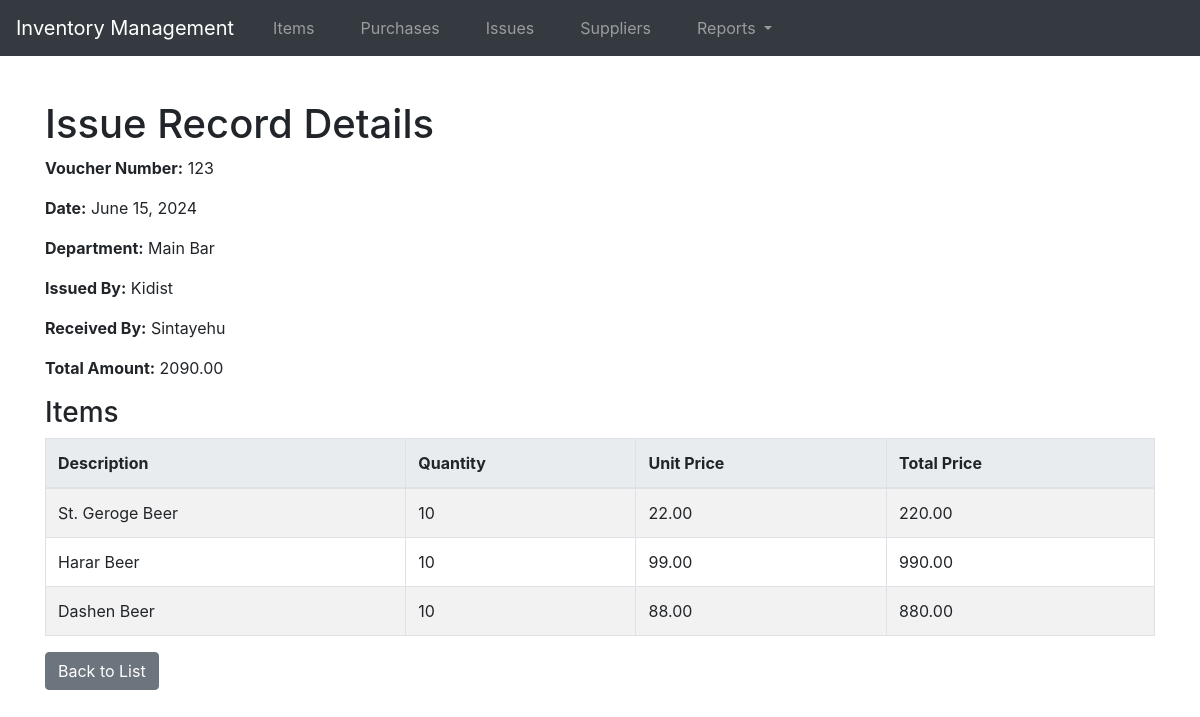
The page /issue-records/3/ on the database its author committed.
### store/models.py (models this page shows, shortened)
class IssueRecord(models.Model):
    date = models.DateField(default=timezone.now)
    department = models.CharField(max_length=255, db_index=True)
    issued_by = models.CharField(max_length=100)
    received_by = models.CharField(max_length=100)
    voucher_number = models.CharField(max_length=50, unique=True, null=True, db_index=True)
    total_value = models.DecimalField(max_digits=15, decimal_places=2, default=0.0)

class IssueRecordItem(models.Model):
    issue_record = models.ForeignKey(IssueRecord, related_name='items', on_delete=models.CASCADE, db_index=True)
    item = models.ForeignKey(Item, on_delete=models.CASCADE, db_index=True)
    quantity = models.PositiveIntegerField()
    unit_price = models.DecimalField(max_digits=10, decimal_places=2)
    total_price = models.DecimalField(max_digits=10, decimal_places=2)

class Item(models.Model):
    CATEGORY_CHOICES = [
        ('Beverage', 'Beverage'),
        ('Food Provision', 'Food Provision'),
        ('Sanitary', 'Sanitary'),
        ('Maintenance', 'Maintenance'),
        ('Service Aid', 'Service Aid'),
        ('Stationary', 'Stationary'),
        ('Sundry', 'Sundry'),
        ('Fresh Baazar', 'Fresh Baazar'),
    ]
    UNIT_OF_MEASUREMENT_CHOICES = [
        ('Piece', 'Piece'),
        ('Kilogram', 'Kilogram'),
        ('Gram', 'Gram'),
        ('Liter', 'Liter'),
        ('Milliliter', 'Milliliter'),
        ('Bottle', 'Bottle'),
        ('Crate', 'Crate'),
        ('Pack', 'Pack'),
        ('Box', 'Box'),
        ('Bag', 'Bag'),
        ('Dozen', 'Dozen'),
        ('Meter', 'Meter'),
        ('Centimeter', 'Centimeter'),
        ('Square Meter', 'Square Meter'),
        ('Cubic Meter', 'Cubic Meter'),
    ]
    description = models.CharField(max_length=255, db_index=True)
    category = models.CharField(max_length=50, choices=CATEGORY_CHOICES, db_index=True)
    unit_of_measurement = models.CharField(max_length=50, choices=UNIT_OF_MEASUREMENT_CHOICES)
    current_unit_price = models.DecimalField(max_digits=10, decimal_places=2)
    stock_balance = models.IntegerField()
    minimum_stock = models.IntegerField()

### store/views.py (the view)
# urls.py: path('issue-records/<int:pk>/', views.issue_record_detail, name='issue_record_detail'),
def issue_record_detail(request, pk):
    issue_record = get_object_or_404(IssueRecord, pk=pk)
    issue_record_items = IssueRecordItem.objects.filter(issue_record=issue_record)
    return render(request, 'store/issue_record_detail.html', {'issue_record': issue_record, 'issue_record_items': issue_record_items})

### store/templates/store/issue_record_detail.html (shortened to what this page needs)
{% extends 'base.html' %}
{% block content %}
<h1>Issue Record Details</h1>
<p><strong>Voucher Number:</strong> {{ issue_record.voucher_number }}</p>
<p><strong>Date:</strong> {{ issue_record.date }}</p>
<p><strong>Department:</strong> {{ issue_record.department }}</p>
<p><strong>Issued By:</strong> {{ issue_record.issued_by }}</p>
<p><strong>Received By:</strong> {{ issue_record.received_by }}</p>
<p><strong>Total Amount:</strong> {{ issue_record.total_value }}</p>
<h3>Items</h3>
<table class="table table-striped">
    <thead>
        <tr>
            <th>Description</th>
            <th>Quantity</th>
            <th>Unit Price</th>
            <th>Total Price</th>
        </tr>
    </thead>
    <tbody>
        {% for item in issue_record.items.all %}
        <tr>
            <td>{{ item.item.description }}</td>
            <td>{{ item.quantity }}</td>
            <td>{{ item.unit_price }}</td>
            <td>{{ item.total_price }}</td>
        </tr>
        {% endfor %}
    </tbody>
</table>
<a href="{% url 'issue_record_list' %}" class="btn btn-secondary">Back to List</a>
{% endblock %}

### store/static/css/style.css (style rules this page uses)
body { font-family: Arial, sans-serif; margin: 0; padding: 0; background-color: #f8f9fa; }
table { width: 100%; border-collapse: collapse; margin-bottom: 20px; }
table, th, td { border: 1px solid #dee2e6; }
th, td { padding: 8px; text-align: left; }
th { background-color: #e9ecef; }
a { color: #007bff; text-decoration: none; }

### rows shown on the page
IssueRecord: voucher_number "123", date "June 15, 2024", department "Main Bar", issued_by "Kidist", received_by "Sintayehu", total_value "2090.00"
IssueRecordItem: item.description "St. Geroge Beer", quantity "10", unit_price "22.00", total_price "220.00"
IssueRecordItem: item.description "Harar Beer", quantity "10", unit_price "99.00", total_price "990.00"
IssueRecordItem: item.description "Dashen Beer", quantity "10", unit_price "88.00", total_price "880.00"
